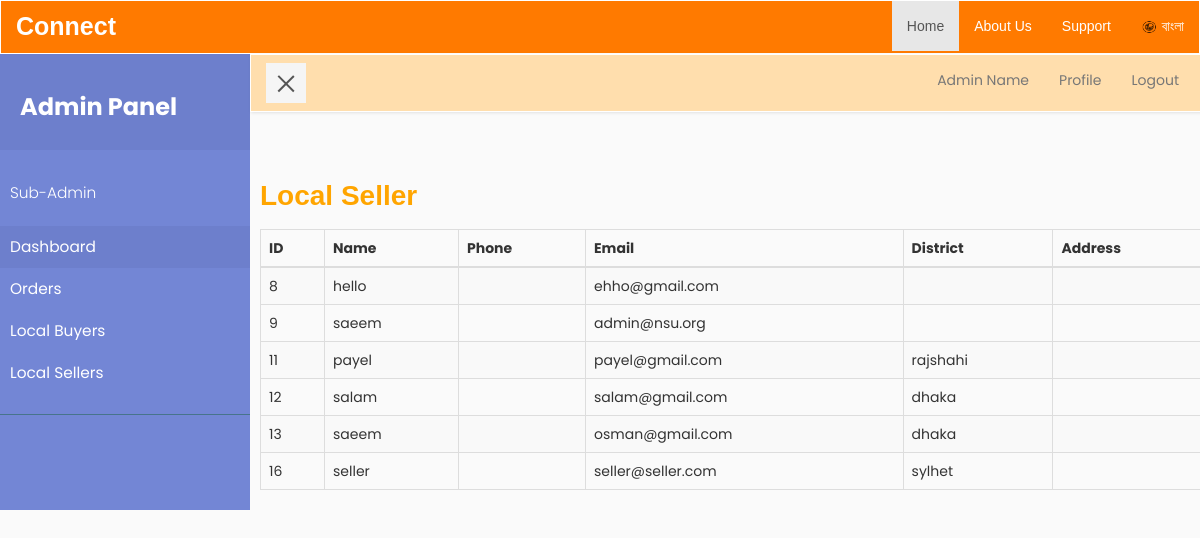
/admin/localseller.php (signed in), run on the app's committed database.
### tables this page shows
CREATE TABLE `users` (
  `id` int(11) NOT NULL,
  `username` varchar(255) NOT NULL,
  `email` varchar(255) NOT NULL,
  `user_type` varchar(20) NOT NULL,
  `password` varchar(100) NOT NULL,
  `district` varchar(250) NOT NULL
);

### admin/localseller.php (the view, shortened to what this page needs)
<?php include_once('admin_header.php'); ?>
<?php
global $db;
$sql = "SELECT * FROM users WHERE user_type='seller' LIMIT 10";
$result = mysqli_query($db, $sql) or die(mysqli_error($db));
if ($result->num_rows > 0) {
              ?>  <section class="seller-info">
                  <div class="sellers">
                    <p> Local Seller </p>
                  </div>
          <div class="tables-1">
           <table id="example" class="table table-striped table-bordered" cellspacing="0" width="100%">
        <thead>
            <tr>
                <th>ID</th>
                <th>Name</th>
                <th>Phone</th>
                <th>Email</th>
                <th>District</th>
                <th>Address</th>
            </tr>
        </thead>
        <tbody>
          <?php  while($row = $result->fetch_assoc()) {
           echo  "<tr>";
              echo  "<td>". $row['id']."</td>";
              echo  "<td>". $row['username']."</td>";
                  echo  "<td>". $row['phone']."</td>";
                echo  "<td>". $row['email']."</td>";
                  echo  "<td>". $row['district']."</td>";
                  echo  "<td>". $row['address']."</td>";
                    echo "</tr>";
          } ?>
        </tbody>
    </table>
    <?php } ?>
          </div>
        </section>
            </div>
        </div>
    </body>
</html>

### admin/admin_header.php (shortened to what this page needs)
<!DOCTYPE html>
<html>
    <head>
        <link rel="stylesheet" href="../css/bootstrap.min.css">
        <link rel="stylesheet" href="../css/font-awesome.min.css">
        <link rel="stylesheet" href="../css/style5.css">
    </head>
    <body>
    	<nav class="navbar navbar-default">
  <div class="container-fluid" id ="nav">
    <div class="navbar-header">
      <a class="navbar-brand" id="logo" href="index.php">Connect</a>
    </div>
    <ul class="nav navbar-nav navbar-right">
      <li class="active" id="link"><a href="index.php">Home</a></li>
      <li><a href="#" id="link">About Us</a></li>
      <li><a href="#" id="link">Support</a></li>
      <li><a href="#" id="link">
              <img src="img/Capture.png" width="17px" height="21px" />
                  বাংলা</a></li>
    </ul>
  </div>
</nav>
        <div class="wrapper">
            <nav id="sidebar">
                <div class="sidebar-header">
                    <h3><b>Admin Panel</b></h3>
                </div>
                <ul class="list-unstyled components">
                    <p>Sub-Admin</p>
                    <li class="active">
                        <a href="#homeSubmenu" data-toggle="collapse" aria-expanded="false">Dashboard</a>
                    </li>
                    <li>
                        <a href="admin_orders.php">Orders</a>
                    </li>
                    <li>
                        <a href="localbuyer.php">Local Buyers</a>
                    </li>
                    <li>
                        <a href="localseller.php">Local Sellers</a>
                    </li>
                </ul>
            </nav>
            <div id="content">
                <nav class="navbar navbar-default">
                    <div class="container-fluid">
                        <div class="navbar-header">
                            <button type="button" id="sidebarCollapse" class="navbar-btn">
                                <span></span>
                            </button>
                        </div>
                        <div class="collapse navbar-collapse" id="bs-example-navbar-collapse-1">
                            <ul class="nav navbar-nav navbar-right">
                                <li><a href="admin_profile.php">Admin Name</a></li>
                                <li><a href="admin_profile.php">Profile</a></li>
                                <li><a href="../logout.php">Logout</a></li>
                            </ul>
                        </div>
                    </div>
                </nav>

### css/style5.css (style rules this page uses)
body { font-family: 'Poppins', sans-serif; background: #fafafa; }
p { font-family: 'Poppins', sans-serif; font-size: 1.1em; font-weight: 300; line-height: 1.7em; color: #999; }
a, a:hover, a:focus { color: inherit; text-decoration: none; transition: all 0.3s; }
#nav { background-color: #FF7A00; }
.navbar-brand { font-weight: bold; }
#logo { color: white; font-size: 25px; font-family: Arial; }
#link { color: white; font-family: Arial; }
.navbar { padding: 0px 0px; background: #FFDEAD; border: 1px solid white; border-radius: 0; margin-top: -0px; box-shadow: 1px 1px 3px rgba(0, 0, 0, 0.1); }
.navbar-btn { box-shadow: none; outline: none !important; border: none; }
.wrapper { display: flex; align-items: stretch; perspective: 1500px; }
#sidebar { min-width: 250px; max-width: 250px; background: #7386D5; color: #fff; transition: all 0.6s cubic-bezier(0.945, 0.020, 0.270, 0.665); transform-origin: bottom left; margin-top: -20px; }
#sidebar .sidebar-header { padding: 20px; background: #6d7fcc; }
#sidebar ul.components { padding: 20px 0; border-bottom: 1px solid #47748b; }
#sidebar ul p { color: #fff; padding: 10px; }
#sidebar ul li a { padding: 10px; font-size: 1.1em; display: block; }
#sidebar ul li.active > a, a[aria-expanded="true"] { color: #fff; background: #6d7fcc; }
a[data-toggle="collapse"] { position: relative; }
a[aria-expanded="false"]::before, a[aria-expanded="true"]::before { content: '\e259'; display: block; position: absolute; right: 20px; font-family: 'Glyphicons Halflings'; font-size: 0.6em; }
#content { padding: 0px; min-height: 25px; min-width: 80%; margin-top: -20px; transition: all 0.3s; }
#sidebarCollapse { width: 40px; height: 40px; background: #f5f5f5; }
#sidebarCollapse span { width: 80%; height: 2px; margin: 0 auto; display: block; background: #555; transition: all 0.8s cubic-bezier(0.810, -0.330, 0.345, 1.375); transition-delay: 0.2s; }
#sidebarCollapse span:last-of-type { transform: rotate(-45deg) translate(1px, -1px); }
.seller-info { margin-top: 60px; margin-left: 10px; }
.sellers p { font-size: 28px; color: orange; font-weight: bold; font-family: sans-serif; }

### data on the page
users: id "8", username "hello", email "ehho@gmail.com"
users: id "9", username "saeem", email "admin@nsu.org"
users: id "11", username "payel", email "payel@gmail.com", district "rajshahi"
users: id "12", username "salam", email "salam@gmail.com", district "dhaka"
users: id "13", username "saeem", email "osman@gmail.com", district "dhaka"
users: id "16", username "seller", email "seller@seller.com", district "sylhet"
